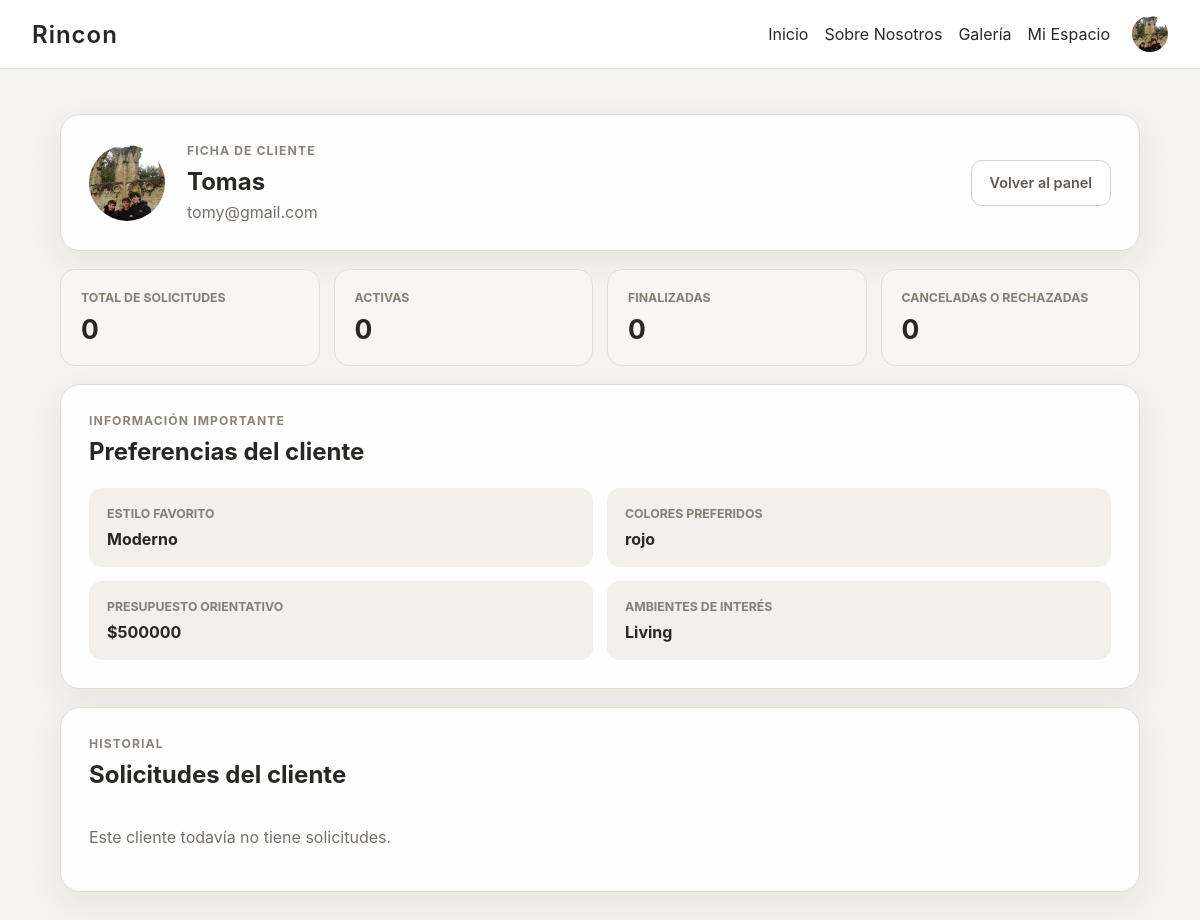
Page /solicitudes/cliente/11/ (signed in) on the earlier database version.
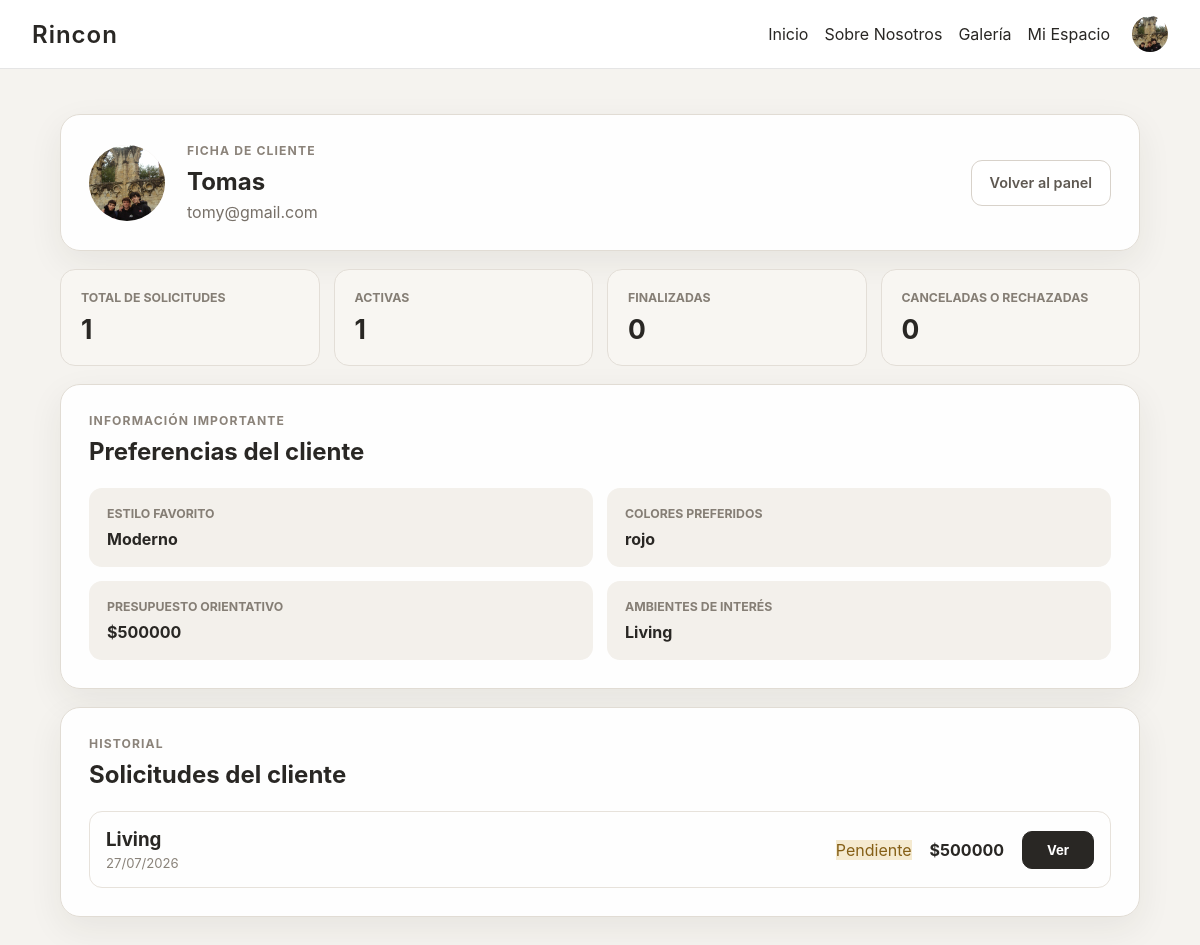
Same page on the later database version.
### solicitudes/models.py (models this page shows, shortened)
class SolicitudServicio(models.Model):
    ESTADOS = [
        ("pendiente", "Pendiente"),
        ("aceptada_proveedor", "Aceptada por el proveedor"),
        ("confirmada", "Confirmada por el cliente"),
        ("rechazada", "Rechazada"),
        ("cancelada", "Cancelada"),
        ("en_proceso", "En proceso"),
        ("finalizada", "Finalizada"),
    ]
    cliente = models.ForeignKey(
        settings.AUTH_USER_MODEL,
        on_delete=models.CASCADE,
        related_name="solicitudes_servicio"
    )
    proyecto = models.ForeignKey(
        Proyecto,
        on_delete=models.CASCADE,
        related_name="solicitudes"
    )
    presupuesto_cliente = models.DecimalField(
        max_digits=12,
        decimal_places=2
    )
    mensaje = models.TextField(
        blank=True
    )
    respuesta_proveedor = models.TextField(
        blank=True
    )
    fecha_estimada = models.DateField(
        null=True,
        blank=True
    )
    estado = models.CharField(
        max_length=30,
        choices=ESTADOS,
        default="pendiente"
    )
    fecha_solicitud = models.DateTimeField(
        auto_now_add=True
    )
    fecha_actualizacion = models.DateTimeField(
        auto_now=True
    )
    class Meta:
        ordering = ["-fecha_solicitud"]

### herramientas/models.py (models this page shows, shortened)
class Proyecto(models.Model):
    titulo = models.CharField(max_length=100)
    subtitulo = models.CharField(max_length=150, blank=True)
    descripcion = models.TextField()
    precio = models.DecimalField(max_digits=10, decimal_places=2)
    imagen = models.ImageField(upload_to='proyectos/')
    categoria = models.CharField(max_length=50, choices=CATEGORIAS, default='living')
    creador = models.ForeignKey(
        settings.AUTH_USER_MODEL,
        on_delete=models.CASCADE,
        related_name="proyectos_creados"
    )
    favoritos = models.ManyToManyField(
        settings.AUTH_USER_MODEL,
        related_name="proyectos_favoritos",
        blank=True    )

### solicitudes/views.py (the view)
@staff_member_required
def detalle_cliente(request, cliente_id):
    Usuario = get_user_model()
    cliente = get_object_or_404(Usuario, id=cliente_id, is_staff=False)
    preferencias = Preferencias.objects.filter(usuario=cliente).first()
    solicitudes = (
        SolicitudServicio.objects.filter(cliente=cliente)
        .select_related("proyecto")
        .order_by("-fecha_solicitud")
    )
    resumen = {
        "total": solicitudes.count(),
        "activas": solicitudes.filter(
            estado__in=["pendiente", "aceptada_proveedor", "confirmada", "en_proceso"]
        ).count(),
        "finalizadas": solicitudes.filter(estado="finalizada").count(),
        "rechazadas_canceladas": solicitudes.filter(
            estado__in=["rechazada", "cancelada"]
        ).count(),
    }
    return render(
        request,
        "solicitudes/detalle_cliente.html",
        {
            "cliente": cliente,
            "preferencias": preferencias,
            "solicitudes": solicitudes,
            "resumen": resumen,
        },
    )

### solicitudes/templates/solicitudes/detalle_cliente.html (shortened to what the changed rows need)
{% load static %}
<link rel="stylesheet" href="{% static 'solicitudes/css/solicitudes.css' %}">
<link rel="stylesheet" href="{% static 'solicitudes/css/solicitudes_mejoras.css' %}">
{% include "website/navbar.html" %}
<main class="solicitud-page">
    <section class="ficha-cliente">
        <header class="ficha-cliente-header">
            <div>
                <h1>{{ cliente.get_full_name|default:cliente.username }}</h1>
            </div>
        </header>
        <div class="resumen-cliente-grid">
            <article>
                <span>Total de solicitudes</span>
                <strong>{{ resumen.total }}</strong>
            </article>
            <article>
                <span>Activas</span>
                <strong>{{ resumen.activas }}</strong>
            </article>
        </div>
        <section class="preferencias-cliente-card">
            <div class="seccion-titulo">
                <h2>Preferencias del cliente</h2>
            </div>
        </section>
        <section class="historial-cliente-card">
            <div class="seccion-titulo">
                <h2>Solicitudes del cliente</h2>
            </div>
            <div class="historial-lista">
                {% for solicitud in solicitudes %}
                    <article class="historial-item">
                        <div>
                            <h3>{{ solicitud.proyecto.titulo }}</h3>
                            <p>{{ solicitud.fecha_solicitud|date:"d/m/Y" }}</p>
                        </div>
                        <span class="estado estado-{{ solicitud.estado }}">
                            {{ solicitud.get_estado_display }}
                        </span>
                        <strong>${{ solicitud.presupuesto_cliente|floatformat:0 }}</strong>
                        <a href="{% url 'detalle_solicitud' solicitud.id %}" class="btn-ver-solicitud">
                            Ver
                        </a>
                    </article>
                {% empty %}
                    <p class="sin-datos">Este cliente todavía no tiene solicitudes.</p>
                {% endfor %}
            </div>
        </section>
    </section>
</main>

Differences in the rows shown:
added SolicitudServicio: proyecto.titulo "Living", fecha_solicitud "27/07/2026", estado "Pendiente", presupuesto_cliente "500000"
Other differences:
{{ resumen.total }}: "0" → "1"
{{ resumen.activas }}: "0" → "1"
text no longer shown: "Este cliente todavía no tiene solicitudes."
